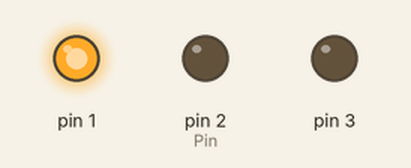
Recording of a sketch running on a simulated Arduino Uno, built with avr-gcc and run on an emulated ATmega328P. Parts: output pins drawn as LEDs (lit = HIGH).

Above: at 0.5 s.
At 2.5 s:
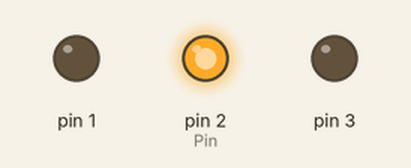
At 4.5 s:
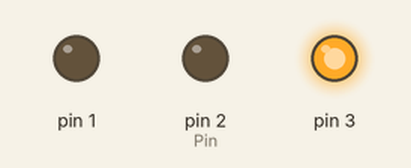
At 5.5 s:
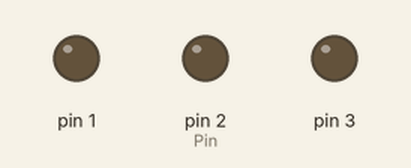
Timing chart, 0 to 7.8 s (numbered marks = the images above):
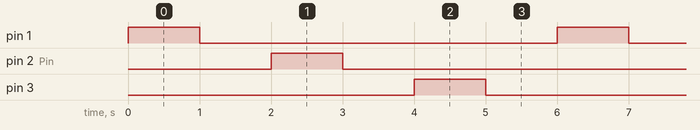

The sketch:

Prototype_Motor_Control.ino
```cpp
const byte ledPin = 13;
const byte Pin = 2;
volatile byte state = LOW;
void setup() {
pinMode(1, 7);
pinMode(2, 6);
pinMode(3, 5);

}

void loop() {
digitalWrite(1, HIGH);
delay(1000);
digitalWrite(1 ,LOW);
delay(1000);


digitalWrite(2, HIGH);
delay(1000);
digitalWrite(2 ,LOW);
delay(1000);


digitalWrite(3, HIGH);
delay(1000);
digitalWrite(3 ,LOW);
delay(1000);


}
```

Measured:
- by itself, pin 1, pin 2 (Pin), pin 3: alternates HIGH for 1.0 s and LOW for 5.0 s
- by itself, everything shown: repeats every 6.0 s, in 6 steps
